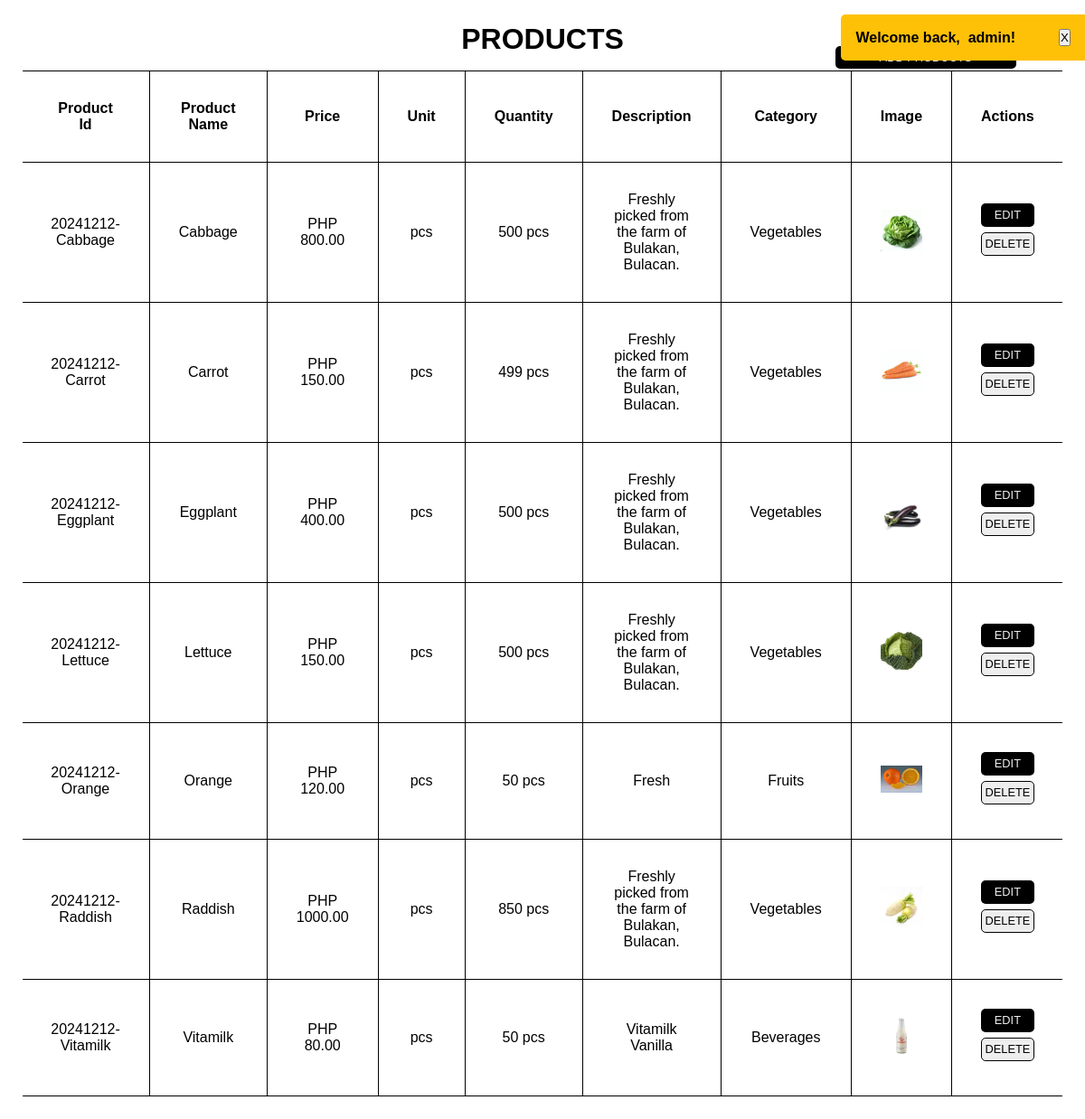
The page /admin/products.php (signed in) on the database its author committed.
### tables this page shows
CREATE TABLE `product` (
  `productId` varchar(150) NOT NULL,
  `pname` varchar(150) NOT NULL,
  `price` decimal(10,2) NOT NULL,
  `unit` varchar(150) NOT NULL,
  `qty` decimal(10,0) NOT NULL,
  `description` varchar(255) NOT NULL,
  `category` varchar(150) NOT NULL,
  `image` varchar(255) NOT NULL,
  `created_at` date DEFAULT NULL,
  `updated_at` date DEFAULT NULL
);

### server/fetch-products.php (called while the page is built)
<?php
include_once('connections.php');
$fetchProducts = "SELECT * FROM product";
$result = mysqli_query($connection, $fetchProducts);

### admin/products.php (the view, shortened to what this page needs)
<!DOCTYPE html>
<html lang="en">
<head>
    <link rel="stylesheet" href="../css/styles.css">
</head>
<body id="products">
<?php
if (isset($_SESSION['status'])) {
    if ($_SESSION['status'] === 'success') {
        ?>
        <div class="renzo-alert renzo-bg-warning" id="alertSuccess">
            <strong><?php echo $_SESSION['success']; ?></strong>
            <button type="button">X</button>
        </div>
        <?php
    }
}
?>
    <div class="renzo-product-table">
        <h2>Products</h2>
        <button type="button" class="renzo-primary-btn" id="addProductBtn">Add Products</button>
        <table class="renzo-table">
            <tr>
                <td class="renzo-table-header">Product Id</td>
                <td class="renzo-table-header">Product Name</td>
                <td class="renzo-table-header">Price</td>
                <td class="renzo-table-header">Unit</td>
                <td class="renzo-table-header">Quantity</td>
                <td class="renzo-table-header">Description</td>
                <td class="renzo-table-header">Category</td>
                <td class="renzo-table-header">Image</td>
                <td class="renzo-table-header">Actions</td>
            </tr>
            <?php
            include '../server/fetch-products.php';
            while ($row = mysqli_fetch_assoc($result)) {
            ?>
            <tr>
                <td class="renzo-table-data"><?php echo $row['productId']; ?></td>
                <td class="renzo-table-data"><?php echo $row['pname']; ?></td>
                <td class="renzo-table-data">PHP <?php echo $row['price']; ?></td>
                <td class="renzo-table-data"><?php echo $row['unit']; ?></td>
                <td class="renzo-table-data"><?php echo $row['qty']; ?> <?php echo $row['unit']; ?></td>
                <td class="renzo-table-data"><?php echo $row['description']; ?></td>
                <td class="renzo-table-data"><?php echo $row['category']; ?></td>
                <td class="renzo-table-data"><img src="../assets/products/<?php echo $row['image']; ?>" alt="product image"></td>
                <td class="renzo-table-data">
                    <a href="../server/edit-product.php?productId=<?php echo $row['productId']; ?>">
                        <button type="button" class="renzo-primary-btn">Edit</button></a>
                    <a href="../server/delete-product.php?productId=<?php echo $row['productId']; ?>">
                        <button type="button" class="renzo-secondary-btn" onclick="return confirm('Are you sure you want to delete <?php echo $row['pname']; ?>?')">Delete</button></a>
                </td>
            </tr>
            <?php
            }
                ?>
        </table>
    </div>
</body>
</html>

### css/styles.css (style rules this page uses)
* { margin: 0; padding: 0; box-sizing: border-box; }
h2 { font-size: 2em; }
a { text-decoration: none; }
body { font-family: Verdana, Geneva, Tahoma, sans-serif; }
.renzo-alert { margin-top: 1em; display: flex; justify-content: space-between; align-items: center; gap: 3em; padding: 1em; position: absolute; top: 0; right: 0; border-radius: 5px 0 0 5px; z-index: 1100; }
.renzo-bg-warning { background-color: #ffc107; color: #000; }
.renzo-primary-btn { background-color: #000; color: #eee; margin-bottom: 0.5em; width: 100%; height: 2em; border-radius: 5px; cursor: pointer; text-transform: uppercase; font-size: 0.8em; border: none; transition: all 0.3s ease-in-out; }
.renzo-secondary-btn { background-color: #eee; color: #000; margin-bottom: 0.5em; width: 100%; height: 2em; border-radius: 5px; cursor: pointer; text-transform: uppercase; font-size: 0.8em; border: none; transition: all 0.3s ease-in-out; border: 1px solid #000; }
#products { padding: 25px 25px; }
.renzo-product-table { text-align: center; position: relative; overflow-x: auto; width: 100%; }
.renzo-product-table h2 { margin-bottom: 0.5em; text-transform: uppercase; }
.renzo-table { border-collapse: collapse; min-width: 1000px; justify-self: center; }
.renzo-table-header { padding: 2em; border: 1px solid #000; font-weight: 600; }
.renzo-table-data { padding: 2em; border: 1px solid #000; }
.renzo-table-data img { max-width: 100px; width: 100%; }
.renzo-product-table #addProductBtn { max-width: 200px; width: 100%; position: absolute; top: 2em; right: 4em; }

### rows shown on the page
product: productId "20241212-Cabbage", pname "Cabbage", price "800.00", unit "pcs", qty "500", description "Freshly picked from the farm of Bulakan, Bulacan.", category "Vegetables", image (picture)
product: productId "20241212-Carrot", pname "Carrot", price "150.00", unit "pcs", qty "499", description "Freshly picked from the farm of Bulakan, Bulacan.", category "Vegetables", image (picture)
product: productId "20241212-Eggplant", pname "Eggplant", price "400.00", unit "pcs", qty "500", description "Freshly picked from the farm of Bulakan, Bulacan.", category "Vegetables", image (picture)
product: productId "20241212-Lettuce", pname "Lettuce", price "150.00", unit "pcs", qty "500", description "Freshly picked from the farm of Bulakan, Bulacan.", category "Vegetables", image (picture)
product: productId "20241212-Orange", pname "Orange", price "120.00", unit "pcs", qty "50", description "Fresh", category "Fruits", image (picture)
product: productId "20241212-Raddish", pname "Raddish", price "1000.00", unit "pcs", qty "850", description "Freshly picked from the farm of Bulakan, Bulacan.", category "Vegetables", image (picture)
product: productId "20241212-Vitamilk", pname "Vitamilk", price "80.00", unit "pcs", qty "50", description "Vitamilk Vanilla", category "Beverages", image (picture)

### other values the page prints
$_SESSION['success'] "Welcome back, admin!"
